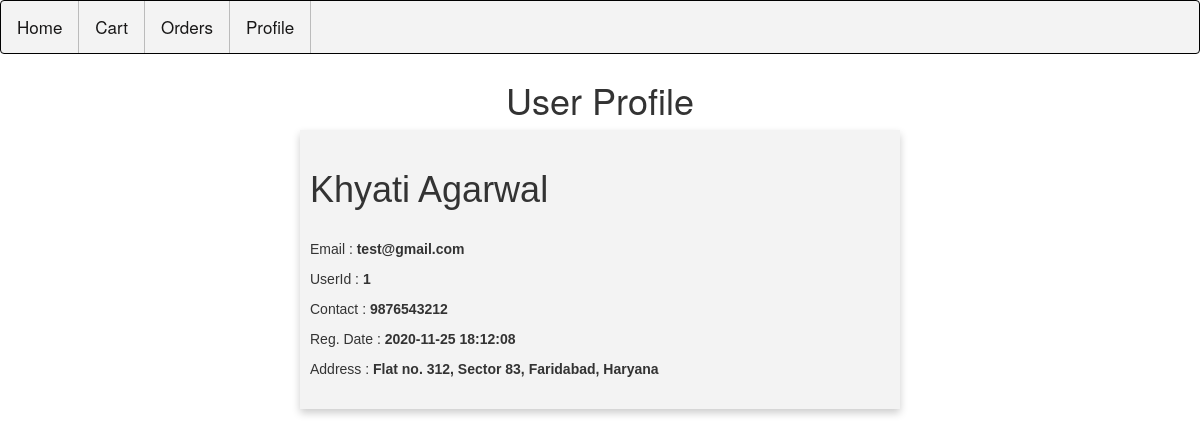
Screenshot of /user/user_profile.php with the database file from the repository.
### tables this page shows
CREATE TABLE `Users` (
  `id` int(11) NOT NULL,
  `firstname` varchar(30) NOT NULL,
  `lastname` varchar(30) NOT NULL,
  `email` varchar(50) DEFAULT NULL,
  `reg_date` timestamp NOT NULL DEFAULT current_timestamp() ON UPDATE current_timestamp(),
  `contact` varchar(15) NOT NULL,
  `Address` text NOT NULL
);

### user/user_profile.php (the view, shortened to what this page needs)
<!DOCTYPE html>
<html>
<head>
	<link rel="stylesheet" href="../css/Styles.css" type="text/css">
	<link rel="stylesheet" href="../css/user_style.css" type="text/css">
	<link rel="stylesheet" href="https://maxcdn.bootstrapcdn.com/bootstrap/3.4.1/css/bootstrap.min.css">
</head>
<body>
<br><br><br>
<h1 style="text-align:center">User Profile</h1>
<div class="card">
<?php
	$conn = OpenCon();
	$sql = "SELECT id, firstname, lastname, email, reg_date, contact, Address FROM Users WHERE id=1";
	$result = $conn->query($sql);
	if ($result->num_rows > 0)
	{
	  while($row = $result->fetch_assoc())
	  {
	  	echo "<br>";
	    echo "<h1>" . $row['firstname'] ." ".$row['lastname'] . "</h1>";
	    echo "<br>";
	    echo "<p>Email : " . "<b>" . $row['email'] . "</b></p>";
	    echo "<p>UserId : " . "<b>" . $row['id'] . "</b>" . "<p>";
	    echo "<p>Contact : " . "<b>" . $row['contact'] . "</b></h3>";
		echo "<p>Reg. Date : " . "<b>" . $row['reg_date'] . "</b>" . "</p>";
		echo "<p>Address : " . "<b>" . $row['Address'] . "</b>" . "</p>";
		echo "<br>";
	  }
	}
	else
	{
	  echo "Database Error";
	}
?>
</div>
</body>
</html>

### css/styles.css (style rules this page uses)
body { font-family: Arial, Helvetica, sans-serif; }

### css/user_style.css (style rules this page uses)
.card { box-shadow: 0 4px 8px 0 rgba(0, 0, 0, 0.2); max-width: 600px; margin: auto; text-align: left; font-family: arial; background-color: #f3f3f3; padding-left: 10px; }

### rows the page displays
users: firstname "Khyati", lastname "Agarwal", email "test@gmail.com", id "1", contact "9876543212", reg_date "2020-11-25 18:12:08", Address "Flat no. 312, Sector 83, Faridabad, Haryana"
